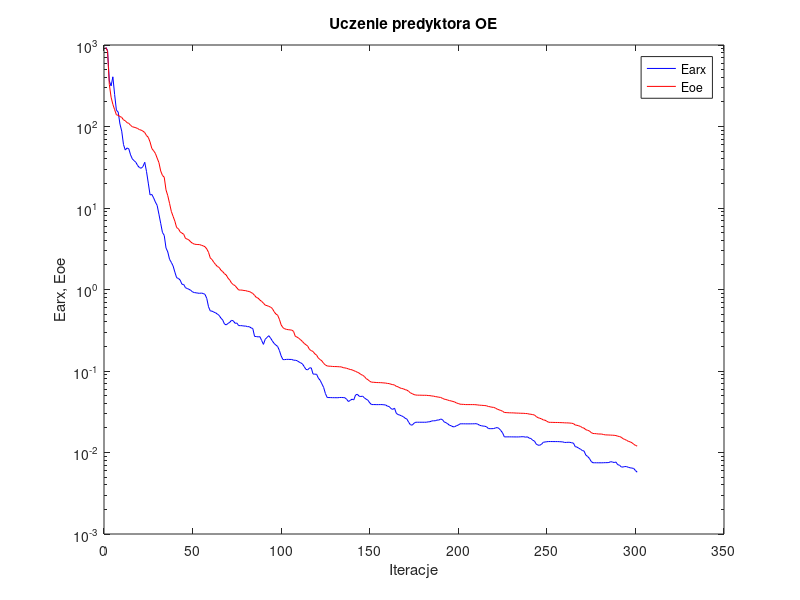
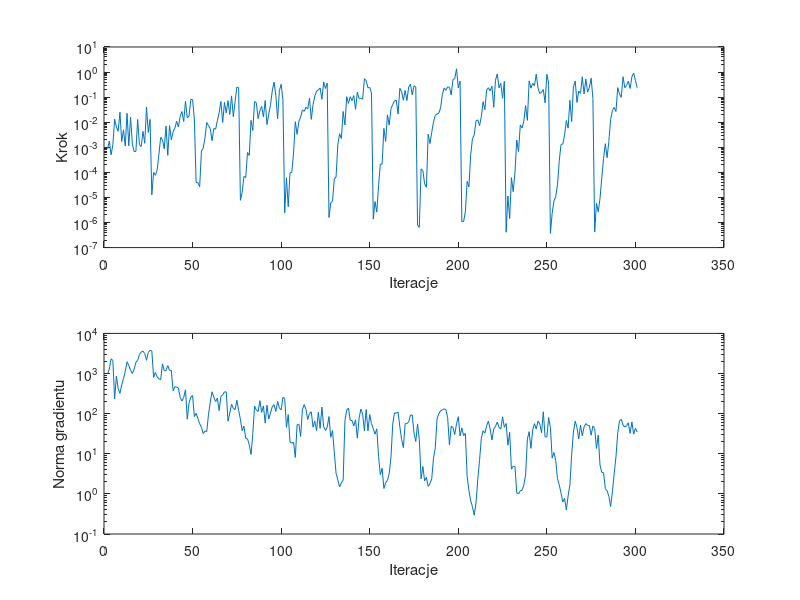

The MATLAB script that drew these images, in order:
%uczenie predyktora oe
clear all;
n=0; farx(n+1)=9.340952e+002; foe(n+1)=9.320207e+002; wspucz(n+1)=0.000000e+000; ng(n+1)=0.000000e+000;
%odnowa zmiennej metryki
n=1; farx(n+1)=8.596719e+002; foe(n+1)=8.374198e+002; krok(n+1)=8.713055e-004; ng(n+1)=9.812379e+002;
n=2; farx(n+1)=3.624681e+002; foe(n+1)=3.283954e+002; krok(n+1)=1.779489e-003; ng(n+1)=1.288749e+003;
n=3; farx(n+1)=3.145587e+002; foe(n+1)=2.287856e+002; krok(n+1)=5.018139e-004; ng(n+1)=2.336470e+003;
n=4; farx(n+1)=4.071137e+002; foe(n+1)=1.870845e+002; krok(n+1)=1.260746e-003; ng(n+1)=2.105735e+003;
n=5; farx(n+1)=2.468474e+002; foe(n+1)=1.606457e+002; krok(n+1)=1.333747e-002; ng(n+1)=2.334322e+002;
n=6; farx(n+1)=1.584502e+002; foe(n+1)=1.390535e+002; krok(n+1)=6.413861e-003; ng(n+1)=8.639435e+002;
n=7; farx(n+1)=1.504973e+002; foe(n+1)=1.373343e+002; krok(n+1)=4.375565e-003; ng(n+1)=4.240489e+002;
n=8; farx(n+1)=1.074810e+002; foe(n+1)=1.325182e+002; krok(n+1)=2.509359e-002; ng(n+1)=3.193002e+002;
n=9; farx(n+1)=8.777482e+001; foe(n+1)=1.294516e+002; krok(n+1)=1.693410e-003; ng(n+1)=5.218441e+002;
n=10; farx(n+1)=6.011372e+001; foe(n+1)=1.206381e+002; krok(n+1)=4.984174e-003; ng(n+1)=7.494012e+002;
n=11; farx(n+1)=5.143932e+001; foe(n+1)=1.176002e+002; krok(n+1)=1.126296e-003; ng(n+1)=1.129234e+003;
n=12; farx(n+1)=5.452219e+001; foe(n+1)=1.114931e+002; krok(n+1)=2.272818e-002; ng(n+1)=1.964048e+003;
n=13; farx(n+1)=5.327593e+001; foe(n+1)=1.092913e+002; krok(n+1)=1.146884e-003; ng(n+1)=1.590607e+003;
n=14; farx(n+1)=4.485165e+001; foe(n+1)=1.034301e+002; krok(n+1)=1.574703e-002; ng(n+1)=1.198387e+003;
n=15; farx(n+1)=4.000682e+001; foe(n+1)=9.928963e+001; krok(n+1)=1.353531e-003; ng(n+1)=1.007264e+003;
n=16; farx(n+1)=3.807931e+001; foe(n+1)=9.797275e+001; krok(n+1)=6.767654e-004; ng(n+1)=1.257441e+003;
n=17; farx(n+1)=3.632195e+001; foe(n+1)=9.648809e+001; krok(n+1)=6.791933e-004; ng(n+1)=1.909704e+003;
n=18; farx(n+1)=3.315237e+001; foe(n+1)=9.447917e+001; krok(n+1)=1.290032e-002; ng(n+1)=2.107423e+003;
n=19; farx(n+1)=3.136350e+001; foe(n+1)=9.156276e+001; krok(n+1)=1.265711e-003; ng(n+1)=2.995002e+003;
n=20; farx(n+1)=3.074549e+001; foe(n+1)=9.023871e+001; krok(n+1)=1.072587e-003; ng(n+1)=3.423038e+003;
n=21; farx(n+1)=3.229774e+001; foe(n+1)=8.760623e+001; krok(n+1)=4.317077e-003; ng(n+1)=3.597989e+003;
n=22; farx(n+1)=3.640771e+001; foe(n+1)=8.433494e+001; krok(n+1)=1.441974e-003; ng(n+1)=3.145368e+003;
n=23; farx(n+1)=2.798095e+001; foe(n+1)=7.742594e+001; krok(n+1)=4.028924e-002; ng(n+1)=2.138807e+003;
n=24; farx(n+1)=2.019217e+001; foe(n+1)=7.362117e+001; krok(n+1)=3.880673e-003; ng(n+1)=3.352289e+003;
n=25; farx(n+1)=1.446744e+001; foe(n+1)=6.452155e+001; krok(n+1)=1.295158e-002; ng(n+1)=3.776065e+003;
%odnowa zmiennej metryki
n=26; farx(n+1)=1.467094e+001; foe(n+1)=5.372399e+001; krok(n+1)=1.272730e-005; ng(n+1)=3.647621e+003;
n=27; farx(n+1)=1.333137e+001; foe(n+1)=5.041438e+001; krok(n+1)=9.960454e-005; ng(n+1)=8.027757e+002;
n=28; farx(n+1)=1.183506e+001; foe(n+1)=4.679438e+001; krok(n+1)=7.646764e-005; ng(n+1)=1.067521e+003;
n=29; farx(n+1)=1.076697e+001; foe(n+1)=4.095300e+001; krok(n+1)=1.219597e-004; ng(n+1)=8.229586e+002;
n=30; farx(n+1)=8.402972e+000; foe(n+1)=3.605223e+001; krok(n+1)=5.324041e-004; ng(n+1)=7.398445e+002;
n=31; farx(n+1)=6.490587e+000; foe(n+1)=2.849211e+001; krok(n+1)=2.510374e-003; ng(n+1)=6.999610e+002;
n=32; farx(n+1)=5.011512e+000; foe(n+1)=2.509441e+001; krok(n+1)=1.986798e-003; ng(n+1)=1.741392e+003;
n=33; farx(n+1)=4.610873e+000; foe(n+1)=2.386653e+001; krok(n+1)=8.759836e-004; ng(n+1)=1.173639e+003;
n=34; farx(n+1)=3.236120e+000; foe(n+1)=1.669166e+001; krok(n+1)=7.029269e-003; ng(n+1)=1.184180e+003;
n=35; farx(n+1)=2.890750e+000; foe(n+1)=1.416430e+001; krok(n+1)=4.794822e-004; ng(n+1)=1.573694e+003;
n=36; farx(n+1)=2.345705e+000; foe(n+1)=1.141553e+001; krok(n+1)=7.321912e-003; ng(n+1)=1.196642e+003;
n=37; farx(n+1)=2.153046e+000; foe(n+1)=9.091714e+000; krok(n+1)=1.995464e-003; ng(n+1)=1.194034e+003;
n=38; farx(n+1)=1.944994e+000; foe(n+1)=7.907575e+000; krok(n+1)=4.150488e-003; ng(n+1)=3.712752e+002;
n=39; farx(n+1)=1.635738e+000; foe(n+1)=6.889955e+000; krok(n+1)=5.858547e-003; ng(n+1)=4.671688e+002;
n=40; farx(n+1)=1.394595e+000; foe(n+1)=5.751077e+000; krok(n+1)=1.095618e-002; ng(n+1)=4.612361e+002;
n=41; farx(n+1)=1.367566e+000; foe(n+1)=5.570251e+000; krok(n+1)=6.480489e-003; ng(n+1)=4.339804e+002;
n=42; farx(n+1)=1.304129e+000; foe(n+1)=5.094994e+000; krok(n+1)=1.740861e-002; ng(n+1)=2.542375e+002;
n=43; farx(n+1)=1.159488e+000; foe(n+1)=4.916362e+000; krok(n+1)=2.667694e-002; ng(n+1)=2.055381e+002;
n=44; farx(n+1)=1.152060e+000; foe(n+1)=4.761316e+000; krok(n+1)=1.069268e-002; ng(n+1)=2.549788e+002;
n=45; farx(n+1)=1.050815e+000; foe(n+1)=4.229536e+000; krok(n+1)=6.827250e-002; ng(n+1)=3.918846e+002;
n=46; farx(n+1)=1.028662e+000; foe(n+1)=4.156630e+000; krok(n+1)=1.503491e-002; ng(n+1)=7.271015e+001;
n=47; farx(n+1)=1.004831e+000; foe(n+1)=4.036343e+000; krok(n+1)=1.761298e-002; ng(n+1)=1.822563e+002;
n=48; farx(n+1)=9.752754e-001; foe(n+1)=3.825974e+000; krok(n+1)=8.061847e-002; ng(n+1)=2.606876e+002;
n=49; farx(n+1)=9.340916e-001; foe(n+1)=3.686423e+000; krok(n+1)=8.035594e-002; ng(n+1)=2.838773e+002;
n=50; farx(n+1)=9.166451e-001; foe(n+1)=3.604673e+000; krok(n+1)=1.340015e-002; ng(n+1)=8.444006e+001;
%odnowa zmiennej metryki
n=51; farx(n+1)=9.110029e-001; foe(n+1)=3.575054e+000; krok(n+1)=3.955346e-005; ng(n+1)=1.014329e+002;
n=52; farx(n+1)=9.023471e-001; foe(n+1)=3.561058e+000; krok(n+1)=3.886698e-005; ng(n+1)=7.594546e+001;
n=53; farx(n+1)=8.980256e-001; foe(n+1)=3.554784e+000; krok(n+1)=2.657240e-005; ng(n+1)=5.606261e+001;
n=54; farx(n+1)=9.041765e-001; foe(n+1)=3.487321e+000; krok(n+1)=7.045398e-004; ng(n+1)=4.582734e+001;
n=55; farx(n+1)=8.930867e-001; foe(n+1)=3.432840e+000; krok(n+1)=9.232346e-004; ng(n+1)=3.175386e+001;
n=56; farx(n+1)=8.721068e-001; foe(n+1)=3.350643e+000; krok(n+1)=2.396053e-003; ng(n+1)=3.667274e+001;
n=57; farx(n+1)=7.791577e-001; foe(n+1)=3.148670e+000; krok(n+1)=9.749342e-003; ng(n+1)=3.575170e+001;
n=58; farx(n+1)=6.141534e-001; foe(n+1)=2.858894e+000; krok(n+1)=7.251821e-003; ng(n+1)=9.683658e+001;
n=59; farx(n+1)=5.454698e-001; foe(n+1)=2.436067e+000; krok(n+1)=5.478088e-003; ng(n+1)=1.953389e+002;
n=60; farx(n+1)=5.432172e-001; foe(n+1)=2.329273e+000; krok(n+1)=1.830478e-003; ng(n+1)=3.505316e+002;
n=61; farx(n+1)=5.273911e-001; foe(n+1)=2.152750e+000; krok(n+1)=5.627734e-003; ng(n+1)=2.552712e+002;
n=62; farx(n+1)=5.178897e-001; foe(n+1)=2.024127e+000; krok(n+1)=5.274350e-003; ng(n+1)=1.998154e+002;
n=63; farx(n+1)=4.991768e-001; foe(n+1)=1.914783e+000; krok(n+1)=1.153579e-002; ng(n+1)=2.432545e+002;
n=64; farx(n+1)=4.812375e-001; foe(n+1)=1.867260e+000; krok(n+1)=2.378798e-002; ng(n+1)=1.193225e+002;
n=65; farx(n+1)=4.452445e-001; foe(n+1)=1.725320e+000; krok(n+1)=6.706589e-002; ng(n+1)=2.719672e+002;
n=66; farx(n+1)=4.226996e-001; foe(n+1)=1.657915e+000; krok(n+1)=9.749342e-003; ng(n+1)=2.942087e+002;
n=67; farx(n+1)=3.772359e-001; foe(n+1)=1.562546e+000; krok(n+1)=6.153853e-002; ng(n+1)=3.482085e+002;
n=68; farx(n+1)=3.680003e-001; foe(n+1)=1.505618e+000; krok(n+1)=2.351648e-002; ng(n+1)=3.492009e+002;
n=69; farx(n+1)=3.837451e-001; foe(n+1)=1.378375e+000; krok(n+1)=7.236188e-002; ng(n+1)=6.481147e+001;
n=70; farx(n+1)=3.956365e-001; foe(n+1)=1.304688e+000; krok(n+1)=2.038266e-002; ng(n+1)=1.030380e+002;
n=71; farx(n+1)=4.190953e-001; foe(n+1)=1.198199e+000; krok(n+1)=1.119739e-001; ng(n+1)=1.706492e+002;
n=72; farx(n+1)=4.122660e-001; foe(n+1)=1.147827e+000; krok(n+1)=1.650423e-002; ng(n+1)=1.348661e+002;
n=73; farx(n+1)=3.846128e-001; foe(n+1)=1.114236e+000; krok(n+1)=6.640781e-002; ng(n+1)=1.258450e+002;
n=74; farx(n+1)=3.881560e-001; foe(n+1)=1.048230e+000; krok(n+1)=2.498965e-001; ng(n+1)=2.158215e+002;
n=75; farx(n+1)=3.606855e-001; foe(n+1)=9.868751e-001; krok(n+1)=2.394184e-001; ng(n+1)=1.206472e+002;
%odnowa zmiennej metryki
n=76; farx(n+1)=3.603183e-001; foe(n+1)=9.845993e-001; krok(n+1)=7.675753e-006; ng(n+1)=7.251672e+001;
n=77; farx(n+1)=3.596548e-001; foe(n+1)=9.828872e-001; krok(n+1)=1.602405e-005; ng(n+1)=3.754184e+001;
n=78; farx(n+1)=3.560187e-001; foe(n+1)=9.713518e-001; krok(n+1)=6.888194e-005; ng(n+1)=4.891614e+001;
n=79; farx(n+1)=3.560673e-001; foe(n+1)=9.687468e-001; krok(n+1)=6.234382e-005; ng(n+1)=2.409027e+001;
n=80; farx(n+1)=3.501099e-001; foe(n+1)=9.514668e-001; krok(n+1)=6.180774e-004; ng(n+1)=2.363008e+001;
n=81; farx(n+1)=3.498704e-001; foe(n+1)=9.465204e-001; krok(n+1)=4.723236e-004; ng(n+1)=1.684894e+001;
n=82; farx(n+1)=3.383582e-001; foe(n+1)=9.206902e-001; krok(n+1)=1.189399e-002; ng(n+1)=9.584397e+000;
n=83; farx(n+1)=3.318577e-001; foe(n+1)=8.936179e-001; krok(n+1)=4.678366e-003; ng(n+1)=3.193651e+001;
n=84; farx(n+1)=2.655526e-001; foe(n+1)=8.477402e-001; krok(n+1)=6.645935e-002; ng(n+1)=1.529677e+002;
n=85; farx(n+1)=2.649477e-001; foe(n+1)=7.992818e-001; krok(n+1)=5.851700e-002; ng(n+1)=1.230433e+002;
n=86; farx(n+1)=2.620050e-001; foe(n+1)=7.833001e-001; krok(n+1)=1.399673e-002; ng(n+1)=1.126680e+002;
n=87; farx(n+1)=2.638762e-001; foe(n+1)=7.418451e-001; krok(n+1)=2.900728e-002; ng(n+1)=2.108708e+002;
n=88; farx(n+1)=2.367800e-001; foe(n+1)=7.147977e-001; krok(n+1)=4.237599e-002; ng(n+1)=1.076767e+002;
n=89; farx(n+1)=2.122048e-001; foe(n+1)=6.803298e-001; krok(n+1)=1.633292e-002; ng(n+1)=1.559541e+002;
n=90; farx(n+1)=2.449737e-001; foe(n+1)=6.431733e-001; krok(n+1)=7.356694e-002; ng(n+1)=5.779564e+001;
n=91; farx(n+1)=2.581022e-001; foe(n+1)=6.340836e-001; krok(n+1)=8.073226e-003; ng(n+1)=1.617088e+002;
n=92; farx(n+1)=2.711841e-001; foe(n+1)=6.214873e-001; krok(n+1)=2.107682e-002; ng(n+1)=7.323755e+001;
n=93; farx(n+1)=2.540795e-001; foe(n+1)=6.078819e-001; krok(n+1)=5.005537e-002; ng(n+1)=1.040447e+002;
n=94; farx(n+1)=2.346371e-001; foe(n+1)=5.859608e-001; krok(n+1)=1.775417e-001; ng(n+1)=1.489342e+002;
n=95; farx(n+1)=2.182260e-001; foe(n+1)=5.355429e-001; krok(n+1)=3.963116e-001; ng(n+1)=1.668248e+002;
n=96; farx(n+1)=2.081325e-001; foe(n+1)=5.009407e-001; krok(n+1)=1.202721e-001; ng(n+1)=1.132057e+002;
n=97; farx(n+1)=2.001392e-001; foe(n+1)=4.848478e-001; krok(n+1)=1.376948e-002; ng(n+1)=2.019046e+002;
n=98; farx(n+1)=1.788977e-001; foe(n+1)=4.313057e-001; krok(n+1)=1.807191e-001; ng(n+1)=1.390830e+002;
n=99; farx(n+1)=1.533123e-001; foe(n+1)=3.685617e-001; krok(n+1)=3.255844e-001; ng(n+1)=1.236567e+002;
n=100; farx(n+1)=1.380508e-001; foe(n+1)=3.401541e-001; krok(n+1)=7.727538e-002; ng(n+1)=2.547308e+002;
%odnowa zmiennej metryki
n=101; farx(n+1)=1.379576e-001; foe(n+1)=3.298024e-001; krok(n+1)=2.441629e-006; ng(n+1)=2.386143e+002;
n=102; farx(n+1)=1.388310e-001; foe(n+1)=3.240072e-001; krok(n+1)=6.060680e-005; ng(n+1)=4.575424e+001;
n=103; farx(n+1)=1.390121e-001; foe(n+1)=3.214739e-001; krok(n+1)=4.273013e-006; ng(n+1)=9.493715e+001;
n=104; farx(n+1)=1.386515e-001; foe(n+1)=3.194610e-001; krok(n+1)=9.773946e-005; ng(n+1)=1.948685e+001;
n=105; farx(n+1)=1.386349e-001; foe(n+1)=3.176298e-001; krok(n+1)=9.960454e-005; ng(n+1)=1.835089e+001;
n=106; farx(n+1)=1.357058e-001; foe(n+1)=3.062474e-001; krok(n+1)=5.849309e-004; ng(n+1)=1.946561e+001;
n=107; farx(n+1)=1.355147e-001; foe(n+1)=2.657837e-001; krok(n+1)=1.048329e-002; ng(n+1)=8.065214e+000;
n=108; farx(n+1)=1.338111e-001; foe(n+1)=2.607908e-001; krok(n+1)=3.272337e-003; ng(n+1)=5.281155e+001;
n=109; farx(n+1)=1.293563e-001; foe(n+1)=2.515244e-001; krok(n+1)=1.071180e-002; ng(n+1)=5.476091e+001;
n=110; farx(n+1)=1.260771e-001; foe(n+1)=2.414811e-001; krok(n+1)=1.596372e-002; ng(n+1)=2.688727e+001;
n=111; farx(n+1)=1.223183e-001; foe(n+1)=2.302264e-001; krok(n+1)=3.112854e-002; ng(n+1)=1.249089e+002;
n=112; farx(n+1)=1.132875e-001; foe(n+1)=2.179574e-001; krok(n+1)=2.721013e-002; ng(n+1)=1.683255e+002;
n=113; farx(n+1)=1.046452e-001; foe(n+1)=2.101145e-001; krok(n+1)=3.920841e-002; ng(n+1)=1.291054e+002;
n=114; farx(n+1)=1.033292e-001; foe(n+1)=2.016902e-001; krok(n+1)=3.394649e-002; ng(n+1)=7.108709e+001;
n=115; farx(n+1)=1.091734e-001; foe(n+1)=1.839506e-001; krok(n+1)=9.047997e-002; ng(n+1)=1.011564e+002;
n=116; farx(n+1)=1.092461e-001; foe(n+1)=1.779318e-001; krok(n+1)=1.296098e-002; ng(n+1)=1.111850e+002;
n=117; farx(n+1)=9.187311e-002; foe(n+1)=1.735758e-001; krok(n+1)=5.003902e-002; ng(n+1)=4.600745e+001;
n=118; farx(n+1)=9.137440e-002; foe(n+1)=1.625236e-001; krok(n+1)=1.090928e-001; ng(n+1)=6.496705e+001;
n=119; farx(n+1)=9.127238e-002; foe(n+1)=1.567256e-001; krok(n+1)=1.732520e-001; ng(n+1)=3.786759e+001;
n=120; farx(n+1)=8.178527e-002; foe(n+1)=1.438783e-001; krok(n+1)=1.919924e-001; ng(n+1)=1.089568e+002;
n=121; farx(n+1)=7.702930e-002; foe(n+1)=1.382772e-001; krok(n+1)=2.317569e-001; ng(n+1)=4.296380e+001;
n=122; farx(n+1)=6.962195e-002; foe(n+1)=1.329474e-001; krok(n+1)=8.172294e-002; ng(n+1)=1.454830e+002;
n=123; farx(n+1)=6.272952e-002; foe(n+1)=1.239998e-001; krok(n+1)=4.003122e-001; ng(n+1)=4.725194e+001;
n=124; farx(n+1)=5.278729e-002; foe(n+1)=1.184539e-001; krok(n+1)=2.211882e-001; ng(n+1)=3.812863e+001;
n=125; farx(n+1)=4.727645e-002; foe(n+1)=1.152897e-001; krok(n+1)=3.607908e-001; ng(n+1)=4.595658e+001;
%odnowa zmiennej metryki
n=126; farx(n+1)=4.722878e-002; foe(n+1)=1.145819e-001; krok(n+1)=1.587082e-006; ng(n+1)=8.466001e+001;
n=127; farx(n+1)=4.718262e-002; foe(n+1)=1.143579e-001; krok(n+1)=6.116406e-006; ng(n+1)=2.581825e+001;
n=128; farx(n+1)=4.706474e-002; foe(n+1)=1.137020e-001; krok(n+1)=7.051136e-006; ng(n+1)=3.773223e+001;
n=129; farx(n+1)=4.705112e-002; foe(n+1)=1.133705e-001; krok(n+1)=5.423010e-005; ng(n+1)=1.097476e+001;
n=130; farx(n+1)=4.702897e-002; foe(n+1)=1.133403e-001; krok(n+1)=6.546014e-005; ng(n+1)=3.259254e+000;
n=131; farx(n+1)=4.700271e-002; foe(n+1)=1.130171e-001; krok(n+1)=1.303603e-003; ng(n+1)=2.237340e+000;
n=132; farx(n+1)=4.729365e-002; foe(n+1)=1.126071e-001; krok(n+1)=3.473809e-003; ng(n+1)=1.504872e+000;
n=133; farx(n+1)=4.733923e-002; foe(n+1)=1.123605e-001; krok(n+1)=2.240817e-003; ng(n+1)=1.876502e+000;
n=134; farx(n+1)=4.719483e-002; foe(n+1)=1.098932e-001; krok(n+1)=2.693892e-002; ng(n+1)=2.186664e+000;
n=135; farx(n+1)=4.699438e-002; foe(n+1)=1.091116e-001; krok(n+1)=7.741423e-003; ng(n+1)=6.692315e+001;
n=136; farx(n+1)=4.490262e-002; foe(n+1)=1.079370e-001; krok(n+1)=1.044009e-001; ng(n+1)=1.216530e+002;
n=137; farx(n+1)=4.220143e-002; foe(n+1)=1.061107e-001; krok(n+1)=5.623415e-002; ng(n+1)=1.368097e+002;
n=138; farx(n+1)=4.358957e-002; foe(n+1)=1.043814e-001; krok(n+1)=1.044603e-001; ng(n+1)=6.802934e+001;
n=139; farx(n+1)=4.511641e-002; foe(n+1)=1.033541e-001; krok(n+1)=7.266281e-002; ng(n+1)=6.736607e+001;
n=140; farx(n+1)=4.422062e-002; foe(n+1)=1.010495e-001; krok(n+1)=1.160291e-001; ng(n+1)=4.960562e+001;
n=141; farx(n+1)=5.074523e-002; foe(n+1)=9.889224e-002; krok(n+1)=3.266584e-002; ng(n+1)=7.009299e+001;
n=142; farx(n+1)=5.189875e-002; foe(n+1)=9.661384e-002; krok(n+1)=1.576475e-001; ng(n+1)=2.452617e+001;
n=143; farx(n+1)=4.907829e-002; foe(n+1)=9.441032e-002; krok(n+1)=8.877087e-002; ng(n+1)=7.690123e+001;
n=144; farx(n+1)=4.862434e-002; foe(n+1)=9.071725e-002; krok(n+1)=9.048247e-002; ng(n+1)=1.292674e+002;
n=145; farx(n+1)=4.919810e-002; foe(n+1)=8.874738e-002; krok(n+1)=8.277891e-002; ng(n+1)=9.771541e+001;
n=146; farx(n+1)=4.680928e-002; foe(n+1)=8.559252e-002; krok(n+1)=5.403833e-001; ng(n+1)=3.725422e+001;
n=147; farx(n+1)=4.508990e-002; foe(n+1)=8.064764e-002; krok(n+1)=4.536903e-001; ng(n+1)=1.268972e+002;
n=148; farx(n+1)=4.376377e-002; foe(n+1)=7.824642e-002; krok(n+1)=2.357265e-001; ng(n+1)=3.697399e+001;
n=149; farx(n+1)=4.071341e-002; foe(n+1)=7.481138e-002; krok(n+1)=2.440422e-001; ng(n+1)=9.518628e+001;
n=150; farx(n+1)=3.875013e-002; foe(n+1)=7.295461e-002; krok(n+1)=1.472237e-001; ng(n+1)=5.654556e+001;
%odnowa zmiennej metryki
n=151; farx(n+1)=3.874531e-002; foe(n+1)=7.281465e-002; krok(n+1)=1.364051e-006; ng(n+1)=4.217193e+001;
n=152; farx(n+1)=3.872000e-002; foe(n+1)=7.247243e-002; krok(n+1)=6.861689e-006; ng(n+1)=3.083342e+001;
n=153; farx(n+1)=3.866878e-002; foe(n+1)=7.217605e-002; krok(n+1)=2.604953e-006; ng(n+1)=4.160936e+001;
n=154; farx(n+1)=3.868686e-002; foe(n+1)=7.208049e-002; krok(n+1)=3.079431e-005; ng(n+1)=8.411873e+000;
n=155; farx(n+1)=3.871679e-002; foe(n+1)=7.196530e-002; krok(n+1)=2.104603e-004; ng(n+1)=3.002382e+000;
n=156; farx(n+1)=3.871510e-002; foe(n+1)=7.176872e-002; krok(n+1)=2.136960e-004; ng(n+1)=4.341206e+000;
n=157; farx(n+1)=3.849275e-002; foe(n+1)=7.136806e-002; krok(n+1)=5.647473e-003; ng(n+1)=1.362637e+000;
n=158; farx(n+1)=3.829211e-002; foe(n+1)=7.114022e-002; krok(n+1)=1.726346e-003; ng(n+1)=1.907439e+000;
n=159; farx(n+1)=3.702276e-002; foe(n+1)=7.037139e-002; krok(n+1)=1.963396e-002; ng(n+1)=2.160239e+000;
n=160; farx(n+1)=3.667107e-002; foe(n+1)=7.005696e-002; krok(n+1)=7.697697e-003; ng(n+1)=3.210780e+000;
n=161; farx(n+1)=3.459273e-002; foe(n+1)=6.885505e-002; krok(n+1)=3.500452e-002; ng(n+1)=8.165342e+000;
n=162; farx(n+1)=3.379875e-002; foe(n+1)=6.804479e-002; krok(n+1)=5.051878e-002; ng(n+1)=5.557275e+001;
n=163; farx(n+1)=3.503724e-002; foe(n+1)=6.737300e-002; krok(n+1)=7.143431e-002; ng(n+1)=1.048169e+002;
n=164; farx(n+1)=3.026593e-002; foe(n+1)=6.480861e-002; krok(n+1)=7.596282e-002; ng(n+1)=1.024479e+002;
n=165; farx(n+1)=2.921902e-002; foe(n+1)=6.400007e-002; krok(n+1)=2.128042e-002; ng(n+1)=1.096026e+002;
n=166; farx(n+1)=2.874842e-002; foe(n+1)=6.213819e-002; krok(n+1)=2.250273e-001; ng(n+1)=4.691848e+001;
n=167; farx(n+1)=2.811939e-002; foe(n+1)=6.102252e-002; krok(n+1)=1.631115e-001; ng(n+1)=2.274797e+001;
n=168; farx(n+1)=2.750909e-002; foe(n+1)=6.052566e-002; krok(n+1)=7.500305e-002; ng(n+1)=1.419269e+001;
n=169; farx(n+1)=2.629430e-002; foe(n+1)=5.901645e-002; krok(n+1)=1.855710e-001; ng(n+1)=5.640729e+001;
n=170; farx(n+1)=2.569022e-002; foe(n+1)=5.824377e-002; krok(n+1)=7.320182e-002; ng(n+1)=5.640005e+001;
n=171; farx(n+1)=2.348166e-002; foe(n+1)=5.627089e-002; krok(n+1)=2.563063e-001; ng(n+1)=6.216531e+001;
n=172; farx(n+1)=2.186431e-002; foe(n+1)=5.382608e-002; krok(n+1)=3.268918e-001; ng(n+1)=9.242178e+001;
n=173; farx(n+1)=2.167365e-002; foe(n+1)=5.276004e-002; krok(n+1)=1.238254e-001; ng(n+1)=9.273245e+001;
n=174; farx(n+1)=2.285789e-002; foe(n+1)=5.132662e-002; krok(n+1)=2.857025e-001; ng(n+1)=3.281920e+001;
n=175; farx(n+1)=2.351551e-002; foe(n+1)=5.072808e-002; krok(n+1)=2.522670e-001; ng(n+1)=2.020915e+001;
%odnowa zmiennej metryki
n=176; farx(n+1)=2.351930e-002; foe(n+1)=5.052698e-002; krok(n+1)=7.883974e-007; ng(n+1)=5.550548e+001;
n=177; farx(n+1)=2.352124e-002; foe(n+1)=5.050639e-002; krok(n+1)=6.404948e-007; ng(n+1)=2.231081e+001;
n=178; farx(n+1)=2.351362e-002; foe(n+1)=5.047450e-002; krok(n+1)=1.385237e-004; ng(n+1)=2.366218e+000;
n=179; farx(n+1)=2.351120e-002; foe(n+1)=5.035235e-002; krok(n+1)=1.176687e-004; ng(n+1)=4.820112e+000;
n=180; farx(n+1)=2.351888e-002; foe(n+1)=5.034407e-002; krok(n+1)=3.502676e-005; ng(n+1)=2.103307e+000;
n=181; farx(n+1)=2.352184e-002; foe(n+1)=5.033566e-002; krok(n+1)=2.556688e-005; ng(n+1)=2.579547e+000;
n=182; farx(n+1)=2.376941e-002; foe(n+1)=4.999351e-002; krok(n+1)=3.334617e-003; ng(n+1)=1.542041e+000;
n=183; farx(n+1)=2.386569e-002; foe(n+1)=4.989066e-002; krok(n+1)=1.409339e-003; ng(n+1)=1.784939e+000;
n=184; farx(n+1)=2.437737e-002; foe(n+1)=4.936165e-002; krok(n+1)=3.930173e-003; ng(n+1)=2.356279e+000;
n=185; farx(n+1)=2.450569e-002; foe(n+1)=4.921100e-002; krok(n+1)=1.021537e-002; ng(n+1)=7.787398e+000;
n=186; farx(n+1)=2.451657e-002; foe(n+1)=4.852608e-002; krok(n+1)=1.889482e-002; ng(n+1)=1.400601e+001;
n=187; farx(n+1)=2.501756e-002; foe(n+1)=4.820569e-002; krok(n+1)=2.127270e-002; ng(n+1)=7.369977e+001;
n=188; farx(n+1)=2.499475e-002; foe(n+1)=4.768141e-002; krok(n+1)=2.308292e-002; ng(n+1)=1.001508e+002;
n=189; farx(n+1)=2.571122e-002; foe(n+1)=4.745515e-002; krok(n+1)=3.715822e-002; ng(n+1)=1.167361e+002;
n=190; farx(n+1)=2.540252e-002; foe(n+1)=4.624959e-002; krok(n+1)=1.248868e-001; ng(n+1)=1.242396e+002;
n=191; farx(n+1)=2.376892e-002; foe(n+1)=4.522512e-002; krok(n+1)=2.320583e-001; ng(n+1)=1.314730e+002;
n=192; farx(n+1)=2.324487e-002; foe(n+1)=4.468881e-002; krok(n+1)=1.872762e-001; ng(n+1)=1.262498e+002;
n=193; farx(n+1)=2.255010e-002; foe(n+1)=4.403176e-002; krok(n+1)=2.583432e-001; ng(n+1)=7.917965e+001;
n=194; farx(n+1)=2.160332e-002; foe(n+1)=4.331852e-002; krok(n+1)=2.461541e-001; ng(n+1)=1.668595e+001;
n=195; farx(n+1)=2.128567e-002; foe(n+1)=4.292462e-002; krok(n+1)=1.225752e-001; ng(n+1)=4.830324e+001;
n=196; farx(n+1)=2.067886e-002; foe(n+1)=4.226711e-002; krok(n+1)=5.108389e-001; ng(n+1)=4.501706e+001;
n=197; farx(n+1)=2.071743e-002; foe(n+1)=4.166841e-002; krok(n+1)=5.477226e-001; ng(n+1)=3.009476e+001;
n=198; farx(n+1)=2.136606e-002; foe(n+1)=4.049031e-002; krok(n+1)=1.349819e+000; ng(n+1)=5.568495e+001;
n=199; farx(n+1)=2.169634e-002; foe(n+1)=3.994942e-002; krok(n+1)=2.320583e-001; ng(n+1)=8.409905e+001;
n=200; farx(n+1)=2.249392e-002; foe(n+1)=3.915325e-002; krok(n+1)=4.353621e-001; ng(n+1)=2.789584e+001;
%odnowa zmiennej metryki
n=201; farx(n+1)=2.249588e-002; foe(n+1)=3.901818e-002; krok(n+1)=1.076280e-006; ng(n+1)=4.403327e+001;
n=202; farx(n+1)=2.249303e-002; foe(n+1)=3.894264e-002; krok(n+1)=1.103733e-006; ng(n+1)=2.830696e+001;
n=203; farx(n+1)=2.247470e-002; foe(n+1)=3.874302e-002; krok(n+1)=2.706602e-006; ng(n+1)=3.196704e+001;
n=204; farx(n+1)=2.246639e-002; foe(n+1)=3.872531e-002; krok(n+1)=4.381503e-005; ng(n+1)=2.730299e+000;
n=205; farx(n+1)=2.246734e-002; foe(n+1)=3.872366e-002; krok(n+1)=2.630754e-005; ng(n+1)=1.201266e+000;
n=206; farx(n+1)=2.247452e-002; foe(n+1)=3.871591e-002; krok(n+1)=5.061965e-004; ng(n+1)=6.675571e-001;
n=207; farx(n+1)=2.250143e-002; foe(n+1)=3.869913e-002; krok(n+1)=2.209886e-003; ng(n+1)=4.807779e-001;
n=208; farx(n+1)=2.250063e-002; foe(n+1)=3.868954e-002; krok(n+1)=3.135616e-003; ng(n+1)=2.926290e-001;
n=209; farx(n+1)=2.258975e-002; foe(n+1)=3.853285e-002; krok(n+1)=1.136409e-002; ng(n+1)=5.917966e-001;
n=210; farx(n+1)=2.227217e-002; foe(n+1)=3.831928e-002; krok(n+1)=1.238474e-002; ng(n+1)=2.315590e+000;
n=211; farx(n+1)=2.159464e-002; foe(n+1)=3.807444e-002; krok(n+1)=7.366454e-003; ng(n+1)=6.860744e+000;
n=212; farx(n+1)=2.130317e-002; foe(n+1)=3.797456e-002; krok(n+1)=1.664870e-002; ng(n+1)=2.424981e+001;
n=213; farx(n+1)=2.110634e-002; foe(n+1)=3.781198e-002; krok(n+1)=6.640781e-002; ng(n+1)=3.743142e+001;
n=214; farx(n+1)=2.100358e-002; foe(n+1)=3.766100e-002; krok(n+1)=3.153338e-002; ng(n+1)=3.269701e+001;
n=215; farx(n+1)=2.064120e-002; foe(n+1)=3.740981e-002; krok(n+1)=1.913888e-001; ng(n+1)=4.942997e+001;
n=216; farx(n+1)=1.966563e-002; foe(n+1)=3.665994e-002; krok(n+1)=2.381694e-001; ng(n+1)=6.528212e+001;
n=217; farx(n+1)=1.960726e-002; foe(n+1)=3.641407e-002; krok(n+1)=1.755320e-001; ng(n+1)=4.109090e+001;
n=218; farx(n+1)=1.960870e-002; foe(n+1)=3.591387e-002; krok(n+1)=2.709781e-001; ng(n+1)=2.211925e+001;
n=219; farx(n+1)=1.966885e-002; foe(n+1)=3.582834e-002; krok(n+1)=3.943936e-002; ng(n+1)=4.055980e+001;
n=220; farx(n+1)=2.002628e-002; foe(n+1)=3.498893e-002; krok(n+1)=4.764226e-001; ng(n+1)=4.840639e+001;
n=221; farx(n+1)=2.023454e-002; foe(n+1)=3.403535e-002; krok(n+1)=8.413217e-001; ng(n+1)=6.156505e+001;
n=222; farx(n+1)=1.971412e-002; foe(n+1)=3.340379e-002; krok(n+1)=2.349459e-001; ng(n+1)=4.551541e+001;
n=223; farx(n+1)=1.861775e-002; foe(n+1)=3.278447e-002; krok(n+1)=3.505976e-001; ng(n+1)=4.129533e+001;
n=224; farx(n+1)=1.742437e-002; foe(n+1)=3.211155e-002; krok(n+1)=8.973423e-002; ng(n+1)=8.307004e+001;
n=225; farx(n+1)=1.555058e-002; foe(n+1)=3.098032e-002; krok(n+1)=4.275922e-001; ng(n+1)=4.568283e+001;
%odnowa zmiennej metryki
n=226; farx(n+1)=1.555104e-002; foe(n+1)=3.089917e-002; krok(n+1)=4.107407e-007; ng(n+1)=5.679567e+001;
n=227; farx(n+1)=1.555909e-002; foe(n+1)=3.078145e-002; krok(n+1)=1.148266e-005; ng(n+1)=1.642863e+001;
n=228; farx(n+1)=1.555999e-002; foe(n+1)=3.070151e-002; krok(n+1)=1.443225e-006; ng(n+1)=3.405080e+001;
n=229; farx(n+1)=1.554918e-002; foe(n+1)=3.065372e-002; krok(n+1)=6.158863e-005; ng(n+1)=4.128666e+000;
n=230; farx(n+1)=1.554219e-002; foe(n+1)=3.063635e-002; krok(n+1)=1.696382e-005; ng(n+1)=4.938498e+000;
n=231; farx(n+1)=1.553135e-002; foe(n+1)=3.052300e-002; krok(n+1)=1.022356e-004; ng(n+1)=4.798204e+000;
n=232; farx(n+1)=1.552329e-002; foe(n+1)=3.044812e-002; krok(n+1)=1.958759e-003; ng(n+1)=1.050096e+000;
n=233; farx(n+1)=1.552674e-002; foe(n+1)=3.041984e-002; krok(n+1)=6.710424e-004; ng(n+1)=1.004653e+000;
n=234; farx(n+1)=1.557443e-002; foe(n+1)=3.031997e-002; krok(n+1)=7.757671e-003; ng(n+1)=1.198053e+000;
n=235; farx(n+1)=1.561826e-002; foe(n+1)=3.028417e-002; krok(n+1)=5.843731e-003; ng(n+1)=1.228659e+000;
n=236; farx(n+1)=1.561479e-002; foe(n+1)=3.024783e-002; krok(n+1)=1.095618e-002; ng(n+1)=1.678105e+000;
n=237; farx(n+1)=1.540305e-002; foe(n+1)=3.007989e-002; krok(n+1)=4.614317e-002; ng(n+1)=2.973012e+000;
n=238; farx(n+1)=1.558203e-002; foe(n+1)=3.002103e-002; krok(n+1)=1.189189e-002; ng(n+1)=2.317281e+001;
n=239; farx(n+1)=1.502074e-002; foe(n+1)=2.962166e-002; krok(n+1)=4.461084e-001; ng(n+1)=3.559051e+001;
n=240; farx(n+1)=1.485341e-002; foe(n+1)=2.946191e-002; krok(n+1)=2.286401e-001; ng(n+1)=1.362496e+001;
n=241; farx(n+1)=1.413461e-002; foe(n+1)=2.917635e-002; krok(n+1)=3.589369e-001; ng(n+1)=3.969947e+001;
n=242; farx(n+1)=1.382048e-002; foe(n+1)=2.884120e-002; krok(n+1)=2.857373e-001; ng(n+1)=5.624782e+001;
n=243; farx(n+1)=1.268539e-002; foe(n+1)=2.762738e-002; krok(n+1)=8.252141e-001; ng(n+1)=4.147297e+001;
n=244; farx(n+1)=1.230792e-002; foe(n+1)=2.674504e-002; krok(n+1)=2.320583e-001; ng(n+1)=6.544119e+001;
n=245; farx(n+1)=1.228895e-002; foe(n+1)=2.631083e-002; krok(n+1)=1.400181e-001; ng(n+1)=5.495424e+001;
n=246; farx(n+1)=1.262646e-002; foe(n+1)=2.587334e-002; krok(n+1)=1.601162e-001; ng(n+1)=3.336627e+001;
n=247; farx(n+1)=1.336081e-002; foe(n+1)=2.508273e-002; krok(n+1)=2.002215e-001; ng(n+1)=1.111068e+002;
n=248; farx(n+1)=1.345710e-002; foe(n+1)=2.491246e-002; krok(n+1)=5.919426e-002; ng(n+1)=2.623911e+001;
n=249; farx(n+1)=1.356211e-002; foe(n+1)=2.414212e-002; krok(n+1)=8.159604e-001; ng(n+1)=2.631357e+001;
n=250; farx(n+1)=1.362927e-002; foe(n+1)=2.349607e-002; krok(n+1)=3.644735e-001; ng(n+1)=7.961067e+001;
%odnowa zmiennej metryki
n=251; farx(n+1)=1.362851e-002; foe(n+1)=2.344496e-002; krok(n+1)=3.712097e-007; ng(n+1)=4.537170e+001;
n=252; farx(n+1)=1.362614e-002; foe(n+1)=2.343543e-002; krok(n+1)=2.325330e-006; ng(n+1)=7.813145e+000;
n=253; farx(n+1)=1.361498e-002; foe(n+1)=2.338317e-002; krok(n+1)=7.304702e-006; ng(n+1)=1.072040e+001;
n=254; farx(n+1)=1.361167e-002; foe(n+1)=2.335771e-002; krok(n+1)=1.061240e-005; ng(n+1)=6.785189e+000;
n=255; farx(n+1)=1.361017e-002; foe(n+1)=2.335022e-002; krok(n+1)=3.176034e-005; ng(n+1)=2.398350e+000;
n=256; farx(n+1)=1.358675e-002; foe(n+1)=2.330853e-002; krok(n+1)=2.905999e-004; ng(n+1)=1.663067e+000;
n=257; farx(n+1)=1.353388e-002; foe(n+1)=2.324755e-002; krok(n+1)=1.303603e-003; ng(n+1)=1.053678e+000;
n=258; farx(n+1)=1.349108e-002; foe(n+1)=2.322483e-002; krok(n+1)=1.345435e-003; ng(n+1)=6.277096e-001;
n=259; farx(n+1)=1.328163e-002; foe(n+1)=2.312896e-002; krok(n+1)=3.096691e-003; ng(n+1)=7.751897e-001;
n=260; farx(n+1)=1.330049e-002; foe(n+1)=2.309534e-002; krok(n+1)=1.167289e-002; ng(n+1)=3.966114e-001;
n=261; farx(n+1)=1.335575e-002; foe(n+1)=2.306996e-002; krok(n+1)=5.801633e-003; ng(n+1)=8.927651e-001;
n=262; farx(n+1)=1.333337e-002; foe(n+1)=2.297368e-002; krok(n+1)=7.500305e-002; ng(n+1)=1.666139e+000;
n=263; farx(n+1)=1.315884e-002; foe(n+1)=2.285512e-002; krok(n+1)=1.064021e-002; ng(n+1)=9.516667e+000;
n=264; farx(n+1)=1.305703e-002; foe(n+1)=2.264186e-002; krok(n+1)=2.554195e-001; ng(n+1)=3.488451e+001;
n=265; farx(n+1)=1.180189e-002; foe(n+1)=2.175136e-002; krok(n+1)=4.386596e-001; ng(n+1)=6.479789e+001;
n=266; farx(n+1)=1.166153e-002; foe(n+1)=2.157274e-002; krok(n+1)=6.144187e-002; ng(n+1)=4.505311e+001;
n=267; farx(n+1)=1.128516e-002; foe(n+1)=2.124399e-002; krok(n+1)=1.738735e-001; ng(n+1)=2.340719e+001;
n=268; farx(n+1)=1.098747e-002; foe(n+1)=2.088325e-002; krok(n+1)=1.410702e-001; ng(n+1)=5.168730e+001;
n=269; farx(n+1)=1.058665e-002; foe(n+1)=2.022072e-002; krok(n+1)=6.477968e-001; ng(n+1)=2.791440e+001;
n=270; farx(n+1)=1.041712e-002; foe(n+1)=1.988635e-002; krok(n+1)=1.338969e-001; ng(n+1)=4.671705e+001;
n=271; farx(n+1)=9.288015e-003; foe(n+1)=1.904977e-002; krok(n+1)=5.344503e-001; ng(n+1)=5.657165e+001;
n=272; farx(n+1)=8.943043e-003; foe(n+1)=1.872204e-002; krok(n+1)=1.582278e-001; ng(n+1)=5.091533e+001;
n=273; farx(n+1)=8.477423e-003; foe(n+1)=1.839065e-002; krok(n+1)=2.431438e-001; ng(n+1)=5.055560e+001;
n=274; farx(n+1)=7.774657e-003; foe(n+1)=1.759241e-002; krok(n+1)=5.714745e-001; ng(n+1)=2.904050e+001;
n=275; farx(n+1)=7.486248e-003; foe(n+1)=1.712093e-002; krok(n+1)=8.732707e-002; ng(n+1)=4.936063e+001;
%odnowa zmiennej metryki
n=276; farx(n+1)=7.485824e-003; foe(n+1)=1.706298e-002; krok(n+1)=4.197459e-007; ng(n+1)=4.232317e+001;
n=277; farx(n+1)=7.480966e-003; foe(n+1)=1.700325e-002; krok(n+1)=5.945963e-006; ng(n+1)=1.359756e+001;
n=278; farx(n+1)=7.475489e-003; foe(n+1)=1.687717e-002; krok(n+1)=2.669404e-006; ng(n+1)=2.928362e+001;
n=279; farx(n+1)=7.477328e-003; foe(n+1)=1.686531e-002; krok(n+1)=9.177209e-006; ng(n+1)=5.227703e+000;
n=280; farx(n+1)=7.475114e-003; foe(n+1)=1.683083e-002; krok(n+1)=5.993527e-005; ng(n+1)=3.437276e+000;
n=281; farx(n+1)=7.491660e-003; foe(n+1)=1.661555e-002; krok(n+1)=3.521882e-004; ng(n+1)=3.382548e+000;
n=282; farx(n+1)=7.506181e-003; foe(n+1)=1.645564e-002; krok(n+1)=1.389400e-003; ng(n+1)=1.343251e+000;
n=283; farx(n+1)=7.509254e-003; foe(n+1)=1.643062e-002; krok(n+1)=3.870864e-004; ng(n+1)=1.192063e+000;
n=284; farx(n+1)=7.538249e-003; foe(n+1)=1.639431e-002; krok(n+1)=1.683682e-003; ng(n+1)=8.692062e-001;
n=285; farx(n+1)=7.718838e-003; foe(n+1)=1.635180e-002; krok(n+1)=1.314565e-002; ng(n+1)=4.842043e-001;
n=286; farx(n+1)=7.642157e-003; foe(n+1)=1.630480e-002; krok(n+1)=2.900728e-002; ng(n+1)=1.125630e+000;
n=287; farx(n+1)=7.534948e-003; foe(n+1)=1.625712e-002; krok(n+1)=3.904156e-002; ng(n+1)=3.155518e+000;
n=288; farx(n+1)=7.640921e-003; foe(n+1)=1.612722e-002; krok(n+1)=2.679765e-002; ng(n+1)=8.340531e+000;
n=289; farx(n+1)=7.081130e-003; foe(n+1)=1.586129e-002; krok(n+1)=2.393567e-001; ng(n+1)=3.310174e+001;
n=290; farx(n+1)=6.994375e-003; foe(n+1)=1.570921e-002; krok(n+1)=1.340009e-001; ng(n+1)=6.611159e+001;
n=291; farx(n+1)=6.653556e-003; foe(n+1)=1.537879e-002; krok(n+1)=9.809225e-002; ng(n+1)=7.213299e+001;
n=292; farx(n+1)=6.630934e-003; foe(n+1)=1.478313e-002; krok(n+1)=6.511688e-001; ng(n+1)=5.189208e+001;
n=293; farx(n+1)=6.729636e-003; foe(n+1)=1.444907e-002; krok(n+1)=2.378132e-001; ng(n+1)=4.656245e+001;
n=294; farx(n+1)=6.711773e-003; foe(n+1)=1.412010e-002; krok(n+1)=2.920744e-001; ng(n+1)=4.985237e+001;
n=295; farx(n+1)=6.579500e-003; foe(n+1)=1.370246e-002; krok(n+1)=4.352152e-001; ng(n+1)=5.912827e+001;
n=296; farx(n+1)=6.492743e-003; foe(n+1)=1.351073e-002; krok(n+1)=2.224108e-001; ng(n+1)=3.220241e+001;
n=297; farx(n+1)=6.438294e-003; foe(n+1)=1.319044e-002; krok(n+1)=6.537835e-001; ng(n+1)=6.195978e+001;
n=298; farx(n+1)=6.377360e-003; foe(n+1)=1.264025e-002; krok(n+1)=9.072770e-001; ng(n+1)=3.088639e+001;
n=299; farx(n+1)=6.011281e-003; foe(n+1)=1.222836e-002; krok(n+1)=4.641165e-001; ng(n+1)=4.307838e+001;
n=300; farx(n+1)=5.728566e-003; foe(n+1)=1.198770e-002; krok(n+1)=2.381694e-001; ng(n+1)=3.455675e+001;

figure; semilogy(farx,'b'); hold on; semilogy(foe,'r'); xlabel('Iteracje'); ylabel('Earx, Eoe'); legend('Earx','Eoe'); title('Uczenie predyktora OE');
figure; subplot(2,1,1); semilogy(krok); xlabel('Iteracje'); ylabel('Krok');
subplot(2,1,2); semilogy(ng); xlabel('Iteracje'); ylabel('Norma gradientu');
Earx=farx(n+1)
Eoe=foe(n+1)
